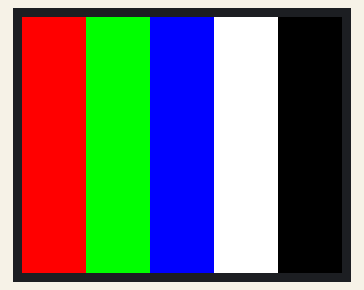
The sketch below on a simulated ESP32. Shown: 160×128 colour display. What the sketch prints to the serial monitor is not drawn.

Above: at 0.4 s.
At 1.1 s:
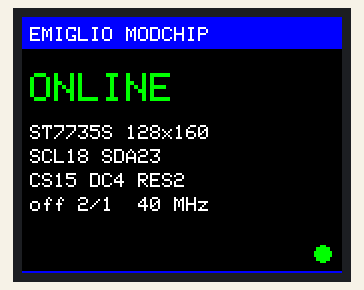
At 1.6 s:
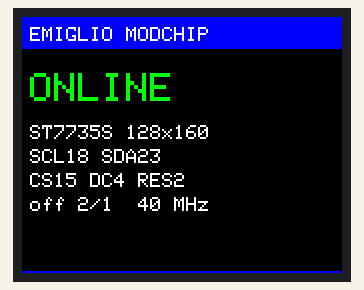

The sketch:

LcdModchip.ino
```cpp
// =====================================================================
//  Emiglio modchip - display TFT 128x160 ST7735S su CN1 (KF2510-8A)
//  Target   : ESP32-WROOM-32E (16MB)
//  Framework: Arduino / PlatformIO
//  Rev      : 1.2  - fix bordo destro + riga inferiore (offset GRAM);
//                    setColRowStart esposta via sottoclasse (e' protected
//                    nelle versioni recenti della libreria Adafruit)
//
//  ---------------------------------------------------------------------
//  MAPPATURA CN1 (KF2510-8A, pin 1 = quello con il pallino sul simbolo)
//  ---------------------------------------------------------------------
//   CN1-1  BLK  -> +3V3 tramite LCD_SWITCH   (NON pilotabile da software)
//   CN1-2  SCL  -> GPIO18   (VSPI SCK)
//   CN1-3  SDA  -> GPIO23   (VSPI MOSI)
//   CN1-4  RES  -> GPIO2
//   CN1-5  DC   -> GPIO4
//   CN1-6  CS   -> GPIO15
//   CN1-7  GND  -> GND
//   CN1-8  VCC  -> +3V3 tramite LCD_SWITCH
//
//  Nota: nello schematico CN1-1 e CN1-8 sono sullo stesso net (+3V3
//  commutato), quindi VCC e BLK sono interscambiabili elettricamente.
//  Se lo schermo resta bianco/nero fisso, scambia PIN_TFT_DC e
//  PIN_TFT_RST: sono gli unici due ruoli non deducibili dallo schematico.
// =====================================================================

#include <Arduino.h>
#include <SPI.h>
#include <Adafruit_GFX.h>
#include <Adafruit_ST7735.h>

// ---------------------------------------------------------------------
//  Configurazione
// ---------------------------------------------------------------------

// Pin (vedi mappatura CN1 sopra)
#define PIN_TFT_SCLK   18
#define PIN_TFT_MOSI   23
#define PIN_TFT_RST     2
#define PIN_TFT_DC      4
#define PIN_TFT_CS     15

// Metti a 1 per mostrare la cornice di taratura al boot invece dello splash
#define LCD_BORDER_TEST 0

// Geometria del pannello visibile
static constexpr int16_t PANEL_W = 128;
static constexpr int16_t PANEL_H = 160;

// Geometria della GRAM interna dell'ST7735S: e' piu' grande del vetro.
// La finestra visibile parte da (COLSTART, ROWSTART) dentro questa memoria.
static constexpr uint16_t GRAM_W = 132;
static constexpr uint16_t GRAM_H = 162;

// Offset del pannello. INITR_BLACKTAB li mette a 0/0, ma questo modulo
// vuole 2/1: senza correzione l'ultima colonna e l'ultima riga visibili
// non vengono mai scritte e mostrano il rumore della GRAM all'accensione.
//
//  TARATURA (in rotation 1: x <- ROWSTART, y <- COLSTART)
//   - striscia sporca a DESTRA      -> ROWSTART +1
//   - striscia sporca in BASSO      -> COLSTART +1
//   - striscia comparsa a SINISTRA
//     o in ALTO                     -> hai esagerato, -1
static constexpr int8_t TFT_COLSTART = 2;
static constexpr int8_t TFT_ROWSTART = 1;

// Rotazione: 0/2 = portrait 128x160, 1/3 = landscape 160x128
static constexpr uint8_t TFT_ROTATION = 1;

static constexpr uint32_t TFT_SPI_HZ = 40000000UL;   // 40 MHz

// ---------------------------------------------------------------------
//  Oggetto display (SPI hardware VSPI)
//
//  setColRowStart() e' protected nelle versioni recenti della libreria
//  Adafruit_ST7735/ST7789 (era public nelle vecchie). Una sottoclasse
//  minimale la espone senza toccare la libreria: da dentro la gerarchia
//  di classi il metodo protetto e' perfettamente accessibile.
// ---------------------------------------------------------------------
class Panel_ST7735 : public Adafruit_ST7735 {
public:
    Panel_ST7735(int8_t cs, int8_t dc, int8_t rst)
        : Adafruit_ST7735(cs, dc, rst) {}

    // wrapper pubblico sul metodo protetto
    void applyOffsets(int8_t col, int8_t row) { setColRowStart(col, row); }
};

static Panel_ST7735 tft(PIN_TFT_CS, PIN_TFT_DC, PIN_TFT_RST);

// ---------------------------------------------------------------------
//  Azzera l'INTERA GRAM 132x162, bordi non visibili compresi.
//  Va chiamata subito dopo initR(), quando gli offset interni della
//  libreria sono ancora 0: solo in quel momento si puo' indirizzare il
//  pixel (0,0) reale della memoria del controller. Cosi' nessun bordo
//  potra' mostrare pixel casuali, nemmeno se l'offset fosse fuori di uno.
// ---------------------------------------------------------------------
static void lcdWipeGram()
{
    tft.startWrite();
    tft.setAddrWindow(0, 0, GRAM_W, GRAM_H);
    tft.writeColor(ST77XX_BLACK, (uint32_t)GRAM_W * (uint32_t)GRAM_H);
    tft.endWrite();
}

// ---------------------------------------------------------------------
//  Init completa
// ---------------------------------------------------------------------
static void lcdBegin()
{
    // VSPI con pin espliciti; MISO e SS non usati dal pannello
    SPI.begin(PIN_TFT_SCLK, -1, PIN_TFT_MOSI, -1);

    // BLACKTAB: e' la variante con i colori corretti per questo modulo.
    // Non passare a GREENTAB per sistemare l'offset: cambierebbe anche il
    // bit RGB/BGR del MADCTL e ti ritroveresti rosso e blu invertiti.
    tft.initR(INITR_BLACKTAB);
    tft.setSPISpeed(TFT_SPI_HZ);

    // 1) pulizia totale della memoria del controller
    lcdWipeGram();

    // 2) offset reali del pannello - OBBLIGATORIO prima di setRotation(),
    //    perche' e' setRotation() a copiare colstart/rowstart negli
    //    _xstart/_ystart effettivamente usati dalle primitive di disegno.
    tft.applyOffsets(TFT_COLSTART, TFT_ROWSTART);
    tft.setRotation(TFT_ROTATION);

    tft.fillScreen(ST77XX_BLACK);
}

// ---------------------------------------------------------------------
//  Cornice di taratura: deve risultare chiusa su tutti e quattro i lati,
//  con i due pixel d'angolo colorati ben visibili.
// ---------------------------------------------------------------------
static void lcdBorderTest()
{
    tft.fillScreen(ST77XX_BLACK);
    tft.drawRect(0, 0, tft.width(), tft.height(), ST77XX_RED);
    tft.drawPixel(0, 0, ST77XX_GREEN);                                // alto-sx
    tft.drawPixel(tft.width() - 1, 0, ST77XX_CYAN);                   // alto-dx
    tft.drawPixel(0, tft.height() - 1, ST77XX_MAGENTA);               // basso-sx
    tft.drawPixel(tft.width() - 1, tft.height() - 1, ST77XX_YELLOW);  // basso-dx

    tft.setTextColor(ST77XX_WHITE);
    tft.setTextSize(1);
    tft.setCursor(6, 6);
    tft.printf("col=%d row=%d rot=%d", TFT_COLSTART, TFT_ROWSTART, TFT_ROTATION);
}

// ---------------------------------------------------------------------
//  Barre colore: verifica veloce di ordine RGB e assenza di sporco ai bordi
// ---------------------------------------------------------------------
static void lcdColorBars()
{
    static const uint16_t bars[5] = { ST77XX_RED,   ST77XX_GREEN, ST77XX_BLUE,
                                      ST77XX_WHITE, ST77XX_BLACK };
    const int16_t w = tft.width() / 5;

    for (uint8_t i = 0; i < 5; ++i) {
        // l'ultima barra chiude fino al bordo, cosi' non resta una colonna
        // scoperta per via dell'arrotondamento della divisione
        const int16_t bw = (i == 4) ? (tft.width() - 4 * w) : w;
        tft.fillRect(i * w, 0, bw, tft.height(), bars[i]);
    }
    delay(700);
    tft.fillScreen(ST77XX_BLACK);
}

// ---------------------------------------------------------------------
//  Schermata di avvio
// ---------------------------------------------------------------------
static void lcdSplash()
{
    tft.setTextWrap(false);
    tft.fillScreen(ST77XX_BLACK);

    tft.fillRect(0, 0, tft.width(), 16, ST77XX_BLUE);
    tft.setTextColor(ST77XX_WHITE);
    tft.setTextSize(1);
    tft.setCursor(4, 5);
    tft.print(F("EMIGLIO MODCHIP"));

    tft.setTextColor(ST77XX_GREEN);
    tft.setTextSize(2);
    tft.setCursor(4, 28);
    tft.print(F("ONLINE"));

    tft.setTextColor(ST77XX_WHITE);
    tft.setTextSize(1);
    tft.setCursor(4, 54);
    tft.printf("ST7735S %dx%d", PANEL_W, PANEL_H);
    tft.setCursor(4, 66);
    tft.printf("SCL%d SDA%d", PIN_TFT_SCLK, PIN_TFT_MOSI);
    tft.setCursor(4, 78);
    tft.printf("CS%d DC%d RES%d", PIN_TFT_CS, PIN_TFT_DC, PIN_TFT_RST);
    tft.setCursor(4, 90);
    tft.printf("off %d/%d  %lu MHz", TFT_COLSTART, TFT_ROWSTART,
               (unsigned long)(TFT_SPI_HZ / 1000000UL));

    // riga di chiusura in basso: se il bordo inferiore e' tarato bene,
    // resta completamente visibile e non taglia
    tft.drawFastHLine(0, tft.height() - 1, tft.width(), ST77XX_BLUE);
}

// =====================================================================
void setup()
{
    Serial.begin(115200);
    delay(50);
    Serial.println(F("\n[LCD] init ST7735S su CN1 ..."));

    lcdBegin();

#if LCD_BORDER_TEST
    lcdBorderTest();
#else
    lcdColorBars();
    lcdSplash();
#endif

    Serial.printf("[LCD] ok - %dx%d, offset col=%d row=%d\n",
                  tft.width(), tft.height(), TFT_COLSTART, TFT_ROWSTART);
}

void loop()
{
    // Heartbeat non bloccante. Tenuto a 6 px dai bordi per non coprire
    // la zona critica destra/inferiore appena tarata.
    static uint32_t last = 0;
    static bool on = false;

    if (millis() - last >= 500) {
        last = millis();
        on = !on;
        tft.fillCircle(tft.width() - 10, tft.height() - 10, 4,
                       on ? ST77XX_GREEN : ST77XX_BLACK);
    }
}
```

Measured:
- what the display in image 0 shows lasts 0.8 s, from 0.3 s to 1.1 s
- what the display in image 1 shows lasts 0.5 s, from 1.1 s to 1.6 s
